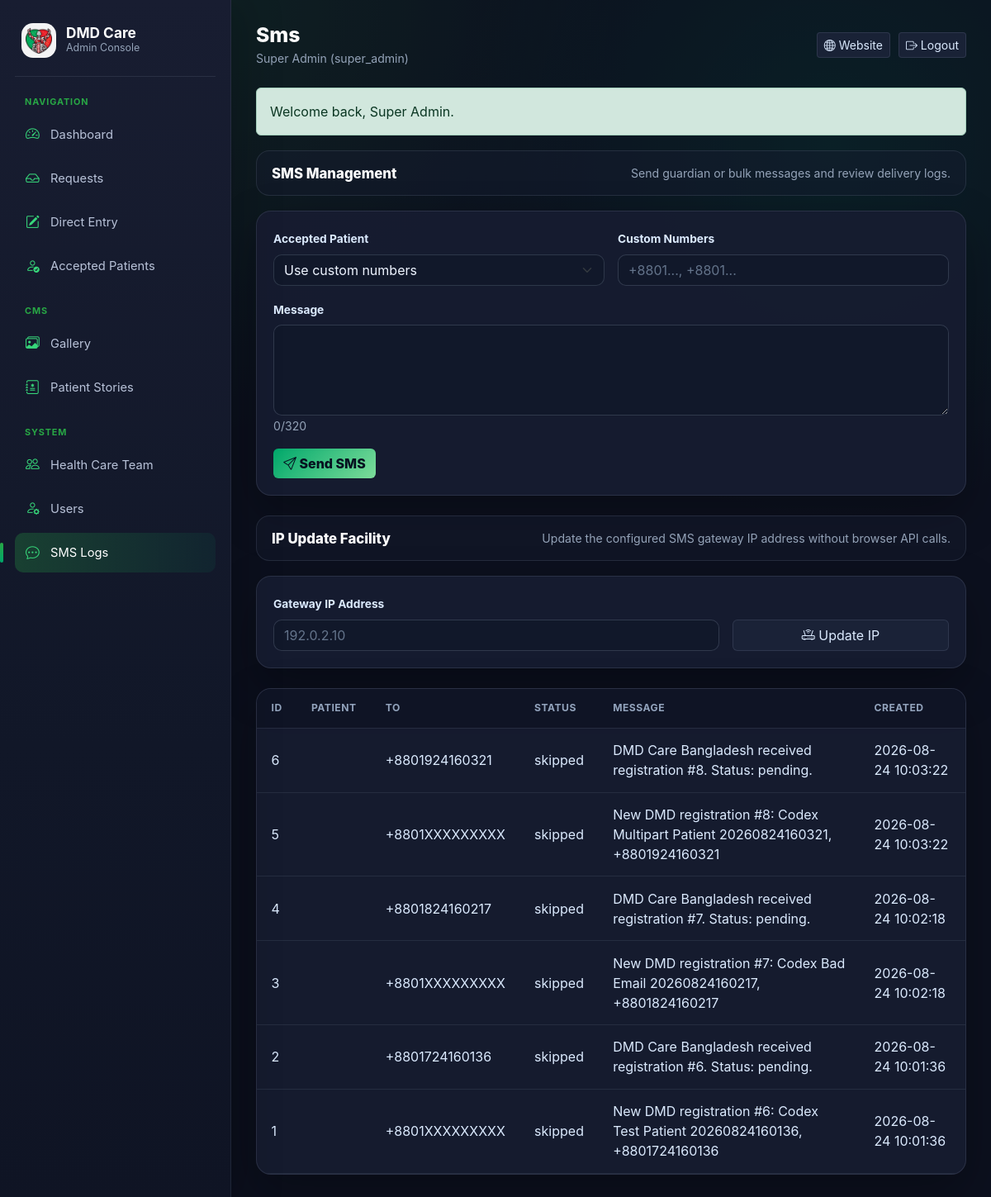
Screenshot of /admin?section=sms (signed in) with the database file from the repository.
### tables this page shows
CREATE TABLE IF NOT EXISTS `users` (
  `id` int NOT NULL AUTO_INCREMENT,
  `name` varchar(120) NOT NULL,
  `email` varchar(191) NOT NULL,
  `password_hash` varchar(255) NOT NULL,
  `role` varchar(40) NOT NULL,
  `is_active` tinyint(1) NOT NULL,
  `created_at` datetime NOT NULL DEFAULT CURRENT_TIMESTAMP,
  `updated_at` datetime NOT NULL DEFAULT CURRENT_TIMESTAMP,
  PRIMARY KEY (`id`),
  UNIQUE KEY `ix_users_email` (`email`),
  KEY `ix_users_id` (`id`)
);

CREATE TABLE IF NOT EXISTS `sms_logs` (
  `id` int NOT NULL AUTO_INCREMENT,
  `registration_id` int DEFAULT NULL,
  `recipient_type` varchar(40) NOT NULL,
  `recipient_phone` varchar(40) NOT NULL,
  `message` text NOT NULL,
  `provider` varchar(80) NOT NULL,
  `status` varchar(40) NOT NULL,
  `response` text,
  `created_at` datetime NOT NULL DEFAULT CURRENT_TIMESTAMP,
  PRIMARY KEY (`id`),
  KEY `registration_id` (`registration_id`),
  KEY `ix_sms_logs_id` (`id`),
  KEY `ix_sms_logs_status` (`status`)
);

### php/bootstrap.php (called while the page is built, shortened)
<?php
function env_value(string $key, ?string $default = null): ?string
{
    $value = getenv($key);
    return $value === false ? $default : $value;
}
function database_config(): array
{
    $url = env_value('PHP_DATABASE_URL', env_value('DATABASE_URL', ''));
    if ($url) {
        $normalized = preg_replace('/^mysql\+[^:]+:/', 'mysql:', $url);
        $parts = parse_url((string) $normalized);
        if ($parts !== false && ($parts['scheme'] ?? '') === 'mysql') {
            parse_str($parts['query'] ?? '', $query);
            $database = ltrim($parts['path'] ?? '', '/');
            return [
                'dsn' => sprintf(
                    'mysql:host=%s;port=%d;dbname=%s;charset=%s',
                    $parts['host'] ?? 'shared-mysql',
                    $parts['port'] ?? 3306,
                    $database,
                    $query['charset'] ?? 'utf8mb4'
                ),
                'user' => isset($parts['user']) ? urldecode($parts['user']) : '',
                'password' => isset($parts['pass']) ? urldecode($parts['pass']) : '',
                'driver' => 'mysql',
            ];
        }
    }
    return [
        'dsn' => sprintf(
            'mysql:host=%s;port=%s;dbname=%s;charset=utf8mb4',
            env_value('DB_HOST', 'shared-mysql'),
            env_value('DB_PORT', '3306'),
            env_value('DB_DATABASE', 'dmd_care_bangladesh')
        ),
        'user' => env_value('DB_USERNAME', 'root'),
        'password' => env_value('DB_PASSWORD', ''),
        'driver' => 'mysql',
    ];
}
function db(): PDO
{
    static $pdo;
    if ($pdo instanceof PDO) {
        return $pdo;
    }
    $config = database_config();
    $pdo = new PDO($config['dsn'], $config['user'], $config['password'], [
        PDO::ATTR_ERRMODE => PDO::ERRMODE_EXCEPTION,
        PDO::ATTR_DEFAULT_FETCH_MODE => PDO::FETCH_ASSOC,
        PDO::ATTR_EMULATE_PREPARES => false,
    ]);
    if ($config['driver'] === 'mysql') {
        $pdo->exec("SET time_zone = '+06:00'");
    }
    return $pdo;
}
function e(mixed $value): string
{
    return htmlspecialchars((string) $value, ENT_QUOTES | ENT_SUBSTITUTE, 'UTF-8');
}
function current_user(): ?array
{
    $statement = db()->prepare('SELECT id, name, email, role, is_active FROM users WHERE id = ?');
    $statement->execute([(int) $_SESSION['user_id']]);
    $user = $statement->fetch();
    return $user;
}
function take_flash(): ?array
{
    $flash = $_SESSION['flash'] ?? null;
    return $flash;
}

### php/views/sms.php (the view, shortened to what this page needs)
<section class="work-section active">
  <div class="section-card-title"><h3>SMS Management</h3><span>Send guardian or bulk messages and review delivery logs.</span></div>
  <form class="data-form mb-4" method="post">
    <div class="row g-3">
      <div class="col-md-6"><label class="form-label">Accepted Patient</label><select name="registration_id" class="form-select"><option value="0">Use custom numbers</option></select></div>
      <div class="col-md-6"><label class="form-label">Custom Numbers</label><input name="phones" class="form-control" placeholder="+8801..., +8801..."></div>
      <div class="col-12"><label class="form-label">Message</label><textarea id="smsMessage" name="message" maxlength="320" rows="4" class="form-control" required></textarea><small class="muted"><span id="smsCount">0</span>/320</small></div>
    </div>
    <button class="btn btn-success mt-3"><i class="bi bi-send"></i> Send SMS</button>
  </form>
  <?php if ($user['role'] === 'super_admin'): ?>
  <div class="section-card-title"><h3>IP Update Facility</h3><span>Update the configured SMS gateway IP address without browser API calls.</span></div>
  <form class="data-form mb-4" method="post">
    <div class="row g-3 align-items-end"><div class="col-md-8"><label class="form-label">Gateway IP Address</label><input name="ip_address" class="form-control" placeholder="192.0.2.10" required></div><div class="col-md-4"><button class="btn btn-outline-success w-100"><i class="bi bi-router"></i> Update IP</button></div></div>
  </form>
  <?php endif; ?>
  <div class="table-wrap"><table class="table table-hover align-middle"><thead><tr><th>ID</th><th>Patient</th><th>To</th><th>Status</th><th>Message</th><th>Created</th></tr></thead><tbody>
    <?php foreach ($smsLogs as $row): ?><tr><td><?= e($row['id']) ?></td><td><?= e($row['patient_name']) ?></td><td><?= e($row['recipient_phone']) ?></td><td><?= e($row['status']) ?></td><td><?= e($row['message']) ?></td><td><?= e($row['created_at']) ?></td></tr><?php endforeach; ?>
  </tbody></table></div>
</section>

### admin.php (shortened to what this page needs)
<?php
require __DIR__ . '/php/bootstrap.php';
$startupError = null;
$user = $startupError === null ? current_user() : null;
$flash = take_flash();
$section = str_replace('\\', '', (string) ($_GET['section'] ?? 'dashboard'));
$contentType = str_replace('\\', '', (string) ($_GET['type'] ?? 'gallery'));
if ($user) {
  $smsLogs = db()->query('SELECT s.*,r.patient_name FROM sms_logs s LEFT JOIN registrations r ON r.id=s.registration_id ORDER BY s.id DESC LIMIT 200')->fetchAll();
}
?>
<!DOCTYPE html>
<html lang="en">
<head>
  <link href="https://cdn.jsdelivr.net/npm/bootstrap@5.3.3/dist/css/bootstrap.min.css" rel="stylesheet">
  <link href="https://cdn.jsdelivr.net/npm/bootstrap-icons@1.11.3/font/bootstrap-icons.css" rel="stylesheet">
  <link rel="stylesheet" href="./assets/css/pages/admin.css?v=20260822-2">
</head>
<body>
  <?php if (!$user): ?>
    <?php require __DIR__ . '/php/views/login.php'; ?>
  <?php else: ?>
    <div class="app-shell">
      <aside id="adminSidebar" class="sidebar" aria-label="Admin navigation">
        <div class="brand-row">
          <img src="./assets/src/img/DMD_care_bd_Logo.webp" alt="DMD Care Bangladesh">
          <div><strong>DMD Care</strong><span>Admin Console</span></div>
        </div>
        <div class="side-nav-title">Navigation</div>
        <a class="nav-btn <?= $section === 'dashboard' ? 'active' : '' ?>" href="/admin?section=dashboard"><i
            class="bi bi-speedometer2"></i> Dashboard</a>
        <a class="nav-btn <?= $section === 'requests' ? 'active' : '' ?>" href="/admin?section=requests"><i
            class="bi bi-inbox"></i> Requests</a>
        <a class="nav-btn <?= $section === 'direct' ? 'active' : '' ?>" href="/admin?section=direct"><i
            class="bi bi-pencil-square"></i> Direct Entry</a>
        <a class="nav-btn <?= $section === 'accepted' ? 'active' : '' ?>" href="/admin?section=accepted"><i
            class="bi bi-person-check"></i> Accepted Patients</a>
        <div class="side-nav-title">CMS</div>
        <?php foreach (['gallery' => ['images', 'Gallery'], 'patient_story' => ['journal-medical', 'Patient Stories']] as $type => [$icon, $label]): ?>
          <a class="nav-btn <?= $section === 'content' && $contentType === $type ? 'active' : '' ?>"
            href="/admin?section=content&amp;type=<?= e($type) ?>"><i class="bi bi-<?= e($icon) ?>"></i>
            <?= e($label) ?></a>
        <?php endforeach; ?>
        <div class="side-nav-title">System</div>
        <a class="nav-btn <?= $section === 'health_team' ? 'active' : '' ?>" href="/admin?section=health_team"><i
            class="bi bi-people"></i> Health Care Team</a>
        <a class="nav-btn <?= $section === 'users' ? 'active' : '' ?>" href="/admin?section=users"><i
            class="bi bi-person-gear"></i> Users</a>
        <a class="nav-btn <?= $section === 'sms' ? 'active' : '' ?>" href="/admin?section=sms"><i
            class="bi bi-chat-dots"></i> SMS Logs</a>
      </aside>
      <main class="workspace">
        <header class="topbar">
          <div>
            <h2><?= e(ucwords(str_replace('_', ' ', $section))) ?></h2><span class="muted"><?= e($user['name']) ?>
              (<?= e($user['role']) ?>)</span>
          </div>
          <div class="topbar-actions">
            <a href="/" class="btn btn-light btn-sm" target="_blank" rel="noopener"><i class="bi bi-globe2"></i>
              Website</a>
            <form method="post"><input type="hidden" name="csrf_token" value="<?= e(csrf_token()) ?>"><input type="hidden"
                name="action" value="logout"><button class="btn btn-outline-danger btn-sm"><i
                  class="bi bi-box-arrow-right"></i> Logout</button></form>
          </div>
        </header>
        <?php if ($flash): ?>
          <div class="alert alert-<?= e($flash['type']) ?> admin-alert"><?= e($flash['message']) ?></div><?php endif; ?>
        <?php require __DIR__ . '/php/views/' . $section . '.php'; ?>
      </main>
    </div>
  <?php endif; ?>
</body>
</html>

### admin.php (style rules this page uses)
a.nav-btn, .quick-link { text-decoration: none }
.admin-alert { margin-bottom: 18px }
.table-wrap { overflow: auto }

### rows the page displays
users: name "Super Admin", role "super_admin"
sms_logs: id "6", recipient_phone "+8801924160321", status "skipped", message "DMD Care Bangladesh received registration #8. Status: pending.", created_at "2026-08-24 10:03:22"
sms_logs: id "5", recipient_phone "+8801XXXXXXXXX", status "skipped", message "New DMD registration #8: Codex Multipart Patient 20260824160321, +8801924160321", created_at "2026-08-24 10:03:22"
sms_logs: id "4", recipient_phone "+8801824160217", status "skipped", message "DMD Care Bangladesh received registration #7. Status: pending.", created_at "2026-08-24 10:02:18"
sms_logs: id "3", recipient_phone "+8801XXXXXXXXX", status "skipped", message "New DMD registration #7: Codex Bad Email 20260824160217, +8801824160217", created_at "2026-08-24 10:02:18"
sms_logs: id "2", recipient_phone "+8801724160136", status "skipped", message "DMD Care Bangladesh received registration #6. Status: pending.", created_at "2026-08-24 10:01:36"
sms_logs: id "1", recipient_phone "+8801XXXXXXXXX", status "skipped", message "New DMD registration #6: Codex Test Patient 20260824160136, +8801724160136", created_at "2026-08-24 10:01:36"

### other values shown
$label "Gallery"
$label "Patient Stories"
str_replace('_', ' ', $section) "Sms"
$flash['message'] "Welcome back, Super Admin."
